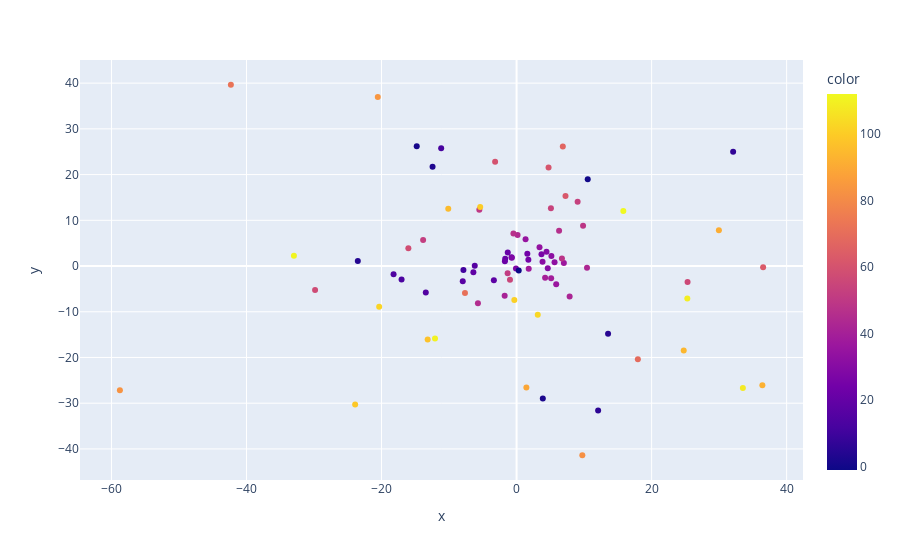

The notebook cell this image was saved under:
### Code cell
px.scatter(x=mean_age_vecs[:, 0], y=mean_age_vecs[:, 1], color=mean_age_vecs[:, 2])
